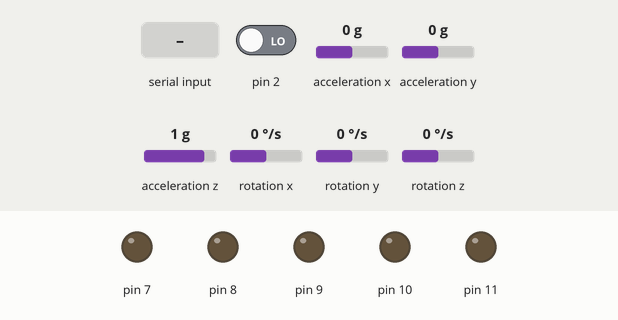
Bench run of a sketch on a simulated Arduino Uno, built with avr-gcc and run on an emulated ATmega328P. On the bench: output pins drawn as LEDs (lit = HIGH). Dashed ring = blinking. The test bench sets the inputs (shaded band); at power-on: pin 2 LOW, rotation x 0 °/s, rotation z 0 °/s, acceleration x 0 g, acceleration y 0 g, acceleration z 1 g, rotation y 0 °/s. What the sketch prints to the serial monitor is not drawn.

Above: at 1.2 s.
1.3 s: "1" received over Serial
At 2.5 s:
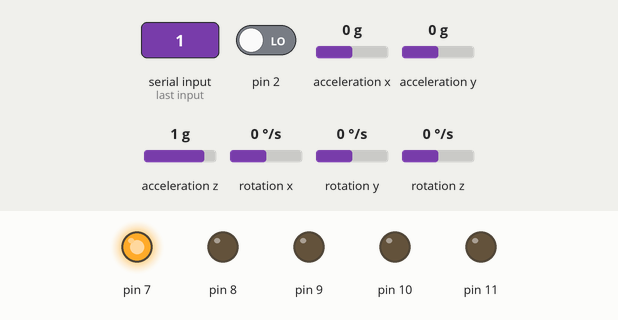
2.8 s: pin 2 driven HIGH
4.3 s: rotation x set to -6 °/s
7.3 s: rotation x set to -9 °/s
At 8.3 s:
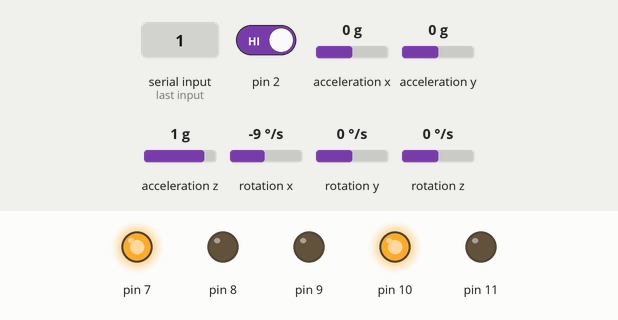
10.3 s: rotation z set to -6 °/s
13.3 s: rotation z set to -9 °/s
At 14.49 s:
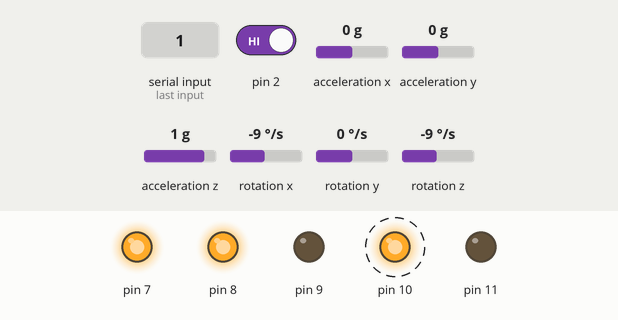
Timing chart, 0 to 17.3 s (numbered marks = the images above; inputs shaded):
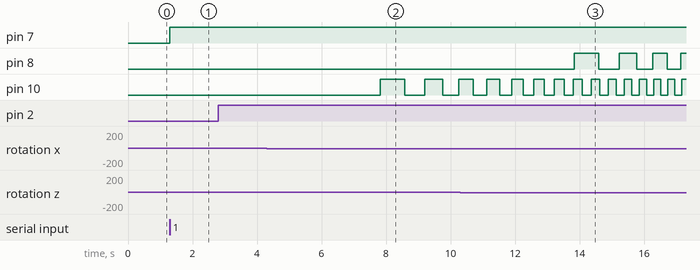

The sketch:

Shopifind-Uno.ino
```cpp
#include <Wire.h>
#include <MPU6050.h>

MPU6050 mpu;

// Timers
unsigned long timer = 0;
float timeStep = 0.01;

bool objectHeld = false;

//current values
float pitch;
float roll;
float yaw;
//target values
float tar_pitch = 0;
float tar_roll = 0;
float tar_yaw = 0;

float rangeThresh = 0.5;

//modes: 0 = tracking, 1 = go to object
int mode = 0;

//button
bool curPressed = false;
bool prevPressed = false;

float maxFrequency = 0.01; // blinks/ms
float threshold = 0.001;

int leftLedState = LOW;
int downLedState = LOW;
int upLedState = LOW;
int rightLedState = LOW;

unsigned long previousMillisPitch = 0;        // will store last time LED was updated
unsigned long previousMillisYaw = 0;

float leftFrequency = 0;
float downFrequency = 0;
float upFrequency = 0;
float rightFrequency = 0;

void checkSerial()
{
  int data;
  while (Serial.available())                                //check if data is available
  {
    Serial.println("receiving data");
    data = Serial.read();                                       //while data is available read the data
  }
  Serial.print("data received ");
  Serial.println(data);
  if (data == '1')
  {
      objectHeld = true;
  }else if (data == '0')
  {
      objectHeld = false;
  }

}

float getFrequency(float angle){
  float freq = maxFrequency * angle / 180;
  if (freq < threshold){
    return 0;
  }
  return freq;
}

void killLEDs()
{
  digitalWrite(8, LOW);
  digitalWrite(9, LOW);
  digitalWrite(10, LOW);
  digitalWrite(11, LOW);
}

 void setLEDFrequency()
{
  timer = millis();

  int normPitch = min(abs(tar_pitch - pitch), 360-abs(tar_pitch - pitch));
  int normRoll = min(abs(tar_roll - roll), 360-abs(tar_roll - roll));
  int normYaw = min(abs(tar_yaw - yaw), 360-abs(tar_yaw - yaw));

  leftFrequency = 0;
  downFrequency = 0;
  upFrequency = 0;
  rightFrequency = 0;

  if (pitch < 0){
    upFrequency = getFrequency(normPitch);
    downFrequency = 0;
  } else if (pitch > 0){
    downFrequency = getFrequency(normPitch);
    upFrequency = 0;
  }

  if (yaw < 0){
    leftFrequency = getFrequency(normYaw);
    rightFrequency = 0;
  } else if (yaw > 0){
    rightFrequency = getFrequency(normYaw);
    leftFrequency = 0;
  }

  if (upFrequency != 0){
    downLedState = LOW;
    float upPeriod = 1/upFrequency;
    if (millis() - previousMillisPitch >= upPeriod){
      if (upLedState == LOW){
        upLedState = HIGH;
      } else {
        upLedState = LOW;
      }
      previousMillisPitch = millis();
    }
  } else if (downFrequency != 0){
    upLedState = LOW;
    float downPeriod = 1/downFrequency;
    if (millis() - previousMillisPitch >= downPeriod){
      if (downLedState == LOW){
        downLedState = HIGH;
      } else {
        downLedState = LOW;
      }
      previousMillisPitch = millis();
    }
  } else {
    downLedState = LOW;
    upLedState = LOW;
  }

  if (rightFrequency != 0){
    leftLedState = LOW;
    float rightPeriod = 1/rightFrequency;
    if (millis() - previousMillisYaw >= rightPeriod){
      if (rightLedState == LOW){
        rightLedState = HIGH;
      } else {
        rightLedState = LOW;
      }
      previousMillisYaw = millis();
    }
  } else if (leftFrequency != 0){
    rightLedState = LOW;
    float leftPeriod = 1/leftFrequency;
    if (millis() - previousMillisYaw >= leftPeriod){
      if (leftLedState == LOW){
        leftLedState = HIGH;
      } else {
        leftLedState = LOW;
      }
      previousMillisYaw = millis();
    }
  } else {
    leftLedState = LOW;
    rightLedState = LOW;
  }


  digitalWrite(8, leftLedState);
  digitalWrite(9, downLedState);
  digitalWrite(10, upLedState);
  digitalWrite(11, rightLedState);


  //Serial.print(" Right Freq = ");
  Serial.println(rightFrequency*1000);
  //Serial.print(" Left Freq = ");
  Serial.println(leftFrequency*1000);
  //Serial.print(" Up Freq = ");
  Serial.println(upFrequency*1000);
  //Serial.print(" Down Freq = ");
  Serial.println(downFrequency*1000);


  delay((timeStep*1000) - (millis() - timer));
}

bool withinRange()
{
  return (rightFrequency == 0) && (leftFrequency == 0) && (upFrequency == 0) && (downFrequency == 0);
}

 void updateGyro()
{
  // Read normalized values
  Vector norm = mpu.readNormalizeGyro();

  // Calculate Pitch, Roll and Yaw
  pitch = pitch + norm.XAxis * timeStep;
  roll = roll + norm.YAxis * timeStep;
  yaw = yaw + norm.ZAxis * timeStep;

  if (pitch < -360) {
    pitch = pitch + 360;
  } else if (pitch > 360) {
    pitch = pitch - 360;
  }
  if (roll < -360) {
    roll = roll + 360;
  } else if (roll > 360) {
    roll = roll - 360;
  }
  if (yaw < -360) {
    yaw = yaw + 360;
  } else if (yaw > 360) {
    yaw = yaw - 360;
  }

}

void printGyro()
{
  Serial.print("p");
  Serial.print(pitch);
  Serial.print(" r");
  Serial.print(roll);
  Serial.print(" y");
  Serial.println(yaw);
}


void setup() {
  // put your setup code here, to run once:
  Serial.begin(115200);
  while(!mpu.begin(MPU6050_SCALE_2000DPS, MPU6050_RANGE_2G))
  {
    Serial.println("Could not find a valid MPU6050 sensor, check wiring!");
    delay(500);
  }

  mpu.calibrateGyro();
  mpu.setThreshold(1);

  pinMode(2, INPUT);
  pinMode(7, OUTPUT);
  pinMode(8, OUTPUT);
  pinMode(9, OUTPUT);
  pinMode(10, OUTPUT);
  pinMode(11, OUTPUT);
}

void loop() {
  if (objectHeld)
  {
    digitalWrite(7, HIGH);
  }else
  {
    digitalWrite(7, LOW);
  }


  curPressed = digitalRead(2);

  updateGyro();

  if (curPressed && !prevPressed) //catch rising edge
  {
    Serial.println(mode);
    killLEDs();
    if (mode == 1)
    {
      mode = 0;
    }else
    {
      mode = 1;
    }

  }

  if (mode == 0)
  {
    checkSerial();

    if(objectHeld)
    {
      tar_pitch = pitch;
      tar_roll = roll;
      tar_yaw = yaw;
    }

  } else if (mode == 1)
  {
    setLEDFrequency();
    if (withinRange())
    {
      mode = 1;
    }
    // when in range switch mode back to tracking
  }
  //printGyro();

  prevPressed = curPressed;
}
```

Measured:
- the behaviour switches between -7 and -8 °/s on rotation x (found by bisection; images 1 and 2)
- the behaviour switches between -7 and -8 °/s on rotation z (found by bisection; images 2 and 3)
- after the input at 1.3 s, pin 7: LOW → HIGH at once
- by itself, pin 10: alternates HIGH for 0.24 s and LOW for 0.24 s
